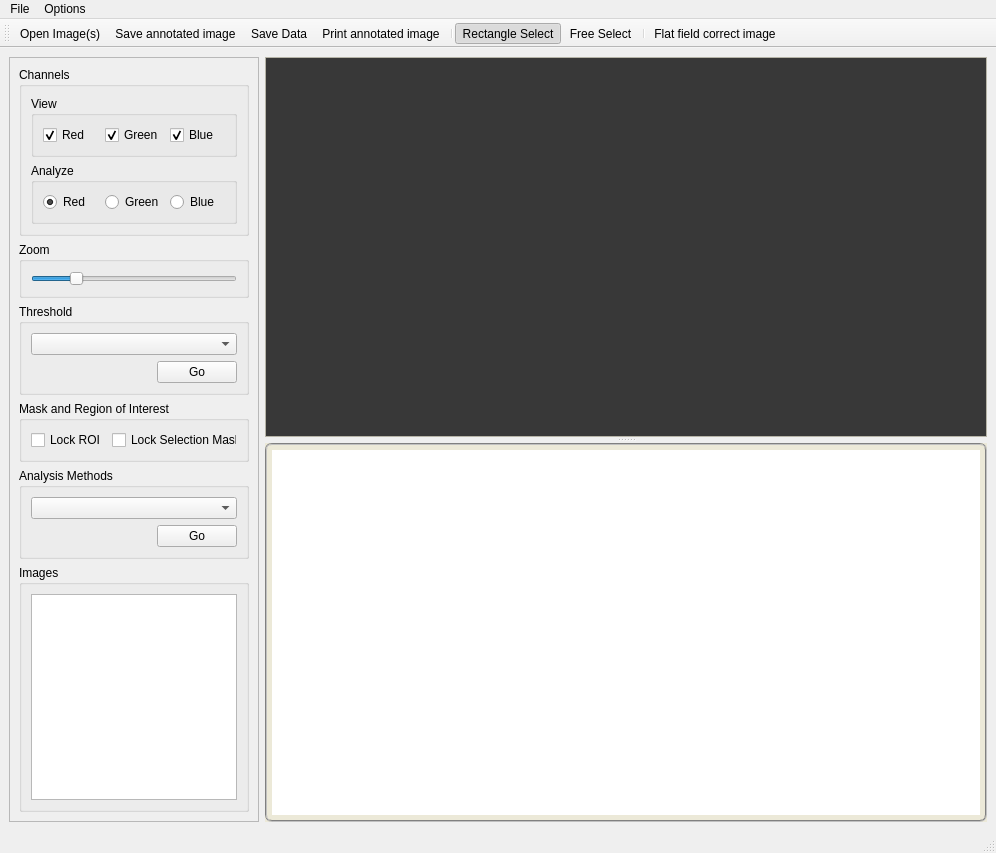
<ui version="4.0" >
 <class>MainWindow</class>
 <widget class="QMainWindow" name="MainWindow" >
  <property name="geometry" >
   <rect>
    <x>0</x>
    <y>0</y>
    <width>996</width>
    <height>853</height>
   </rect>
  </property>
  <property name="windowTitle" >
   <string>Imagine</string>
  </property>
  <property name="windowIcon" >
   <iconset resource="icons.qrc" >:/images/imagine.png</iconset>
  </property>
  <widget class="QWidget" name="centralwidget" >
   <layout class="QHBoxLayout" >
    <property name="margin" >
     <number>9</number>
    </property>
    <property name="spacing" >
     <number>6</number>
    </property>
    <item>
     <widget class="QFrame" name="frame" >
      <property name="minimumSize" >
       <size>
        <width>250</width>
        <height>16</height>
       </size>
      </property>
      <property name="maximumSize" >
       <size>
        <width>250</width>
        <height>16777215</height>
       </size>
      </property>
      <property name="frameShape" >
       <enum>QFrame::StyledPanel</enum>
      </property>
      <property name="frameShadow" >
       <enum>QFrame::Raised</enum>
      </property>
      <layout class="QVBoxLayout" >
       <property name="margin" >
        <number>9</number>
       </property>
       <property name="spacing" >
        <number>6</number>
       </property>
       <item>
        <widget class="QGroupBox" name="groupBox_4" >
         <property name="title" >
          <string>Channels</string>
         </property>
         <layout class="QVBoxLayout" >
          <property name="margin" >
           <number>9</number>
          </property>
          <property name="spacing" >
           <number>6</number>
          </property>
          <item>
           <widget class="QGroupBox" name="groupBox_7" >
            <property name="title" >
             <string>View</string>
            </property>
            <layout class="QHBoxLayout" >
             <property name="margin" >
              <number>9</number>
             </property>
             <property name="spacing" >
              <number>6</number>
             </property>
             <item>
              <widget class="QCheckBox" name="channelRed" >
               <property name="text" >
                <string>Red</string>
               </property>
               <property name="checked" >
                <bool>true</bool>
               </property>
              </widget>
             </item>
             <item>
              <widget class="QCheckBox" name="channelGreen" >
               <property name="text" >
                <string>Green</string>
               </property>
               <property name="checked" >
                <bool>true</bool>
               </property>
              </widget>
             </item>
             <item>
              <widget class="QCheckBox" name="channelBlue" >
               <property name="text" >
                <string>Blue</string>
               </property>
               <property name="checked" >
                <bool>true</bool>
               </property>
              </widget>
             </item>
            </layout>
           </widget>
          </item>
          <item>
           <widget class="QGroupBox" name="groupBox_8" >
            <property name="title" >
             <string>Analyze</string>
            </property>
            <layout class="QHBoxLayout" >
             <property name="margin" >
              <number>9</number>
             </property>
             <property name="spacing" >
              <number>6</number>
             </property>
             <item>
              <widget class="QRadioButton" name="analyzeRed" >
               <property name="text" >
                <string>Red</string>
               </property>
               <property name="checked" >
                <bool>true</bool>
               </property>
              </widget>
             </item>
             <item>
              <widget class="QRadioButton" name="analyzeGreen" >
               <property name="text" >
                <string>Green</string>
               </property>
              </widget>
             </item>
             <item>
              <widget class="QRadioButton" name="analyzeBlue" >
               <property name="text" >
                <string>Blue</string>
               </property>
              </widget>
             </item>
            </layout>
           </widget>
          </item>
         </layout>
        </widget>
       </item>
       <item>
        <widget class="QGroupBox" name="groupBox" >
         <property name="title" >
          <string>Zoom</string>
         </property>
         <layout class="QVBoxLayout" >
          <property name="margin" >
           <number>9</number>
          </property>
          <property name="spacing" >
           <number>6</number>
          </property>
          <item>
           <widget class="QSlider" name="zoomSlider" >
            <property name="minimum" >
             <number>25</number>
            </property>
            <property name="maximum" >
             <number>400</number>
            </property>
            <property name="value" >
             <number>100</number>
            </property>
            <property name="sliderPosition" >
             <number>100</number>
            </property>
            <property name="orientation" >
             <enum>Qt::Horizontal</enum>
            </property>
           </widget>
          </item>
         </layout>
        </widget>
       </item>
       <item>
        <widget class="QGroupBox" name="groupBox_3" >
         <property name="title" >
          <string>Threshold</string>
         </property>
         <layout class="QVBoxLayout" >
          <property name="margin" >
           <number>9</number>
          </property>
          <property name="spacing" >
           <number>6</number>
          </property>
          <item>
           <layout class="QVBoxLayout" >
            <property name="margin" >
             <number>0</number>
            </property>
            <property name="spacing" >
             <number>6</number>
            </property>
            <item>
             <widget class="QComboBox" name="segmentationMethods" />
            </item>
            <item>
             <layout class="QHBoxLayout" >
              <property name="margin" >
               <number>0</number>
              </property>
              <property name="spacing" >
               <number>6</number>
              </property>
              <item>
               <spacer>
                <property name="orientation" >
                 <enum>Qt::Horizontal</enum>
                </property>
                <property name="sizeHint" >
                 <size>
                  <width>40</width>
                  <height>20</height>
                 </size>
                </property>
               </spacer>
              </item>
              <item>
               <widget class="QPushButton" name="segmentationConfigure" >
                <property name="text" >
                 <string>Go</string>
                </property>
               </widget>
              </item>
             </layout>
            </item>
           </layout>
          </item>
         </layout>
        </widget>
       </item>
       <item>
        <widget class="QGroupBox" name="groupBox_2" >
         <property name="sizePolicy" >
          <sizepolicy>
           <hsizetype>5</hsizetype>
           <vsizetype>5</vsizetype>
           <horstretch>0</horstretch>
           <verstretch>0</verstretch>
          </sizepolicy>
         </property>
         <property name="title" >
          <string>Mask and Region of Interest </string>
         </property>
         <layout class="QVBoxLayout" >
          <property name="margin" >
           <number>9</number>
          </property>
          <property name="spacing" >
           <number>6</number>
          </property>
          <item>
           <layout class="QHBoxLayout" >
            <property name="margin" >
             <number>0</number>
            </property>
            <property name="spacing" >
             <number>6</number>
            </property>
            <item>
             <widget class="QCheckBox" name="checkLockRoi" >
              <property name="text" >
               <string>Lock ROI</string>
              </property>
             </widget>
            </item>
            <item>
             <widget class="QCheckBox" name="checkLockMask" >
              <property name="acceptDrops" >
               <bool>false</bool>
              </property>
              <property name="text" >
               <string>Lock Selection Mask</string>
              </property>
             </widget>
            </item>
           </layout>
          </item>
         </layout>
        </widget>
       </item>
       <item>
        <widget class="QGroupBox" name="groupBox_5" >
         <property name="title" >
          <string>Analysis Methods</string>
         </property>
         <layout class="QVBoxLayout" >
          <property name="margin" >
           <number>9</number>
          </property>
          <property name="spacing" >
           <number>6</number>
          </property>
          <item>
           <layout class="QVBoxLayout" >
            <property name="margin" >
             <number>0</number>
            </property>
            <property name="spacing" >
             <number>6</number>
            </property>
            <item>
             <widget class="QComboBox" name="analysisMethods" />
            </item>
            <item>
             <layout class="QHBoxLayout" >
              <property name="margin" >
               <number>0</number>
              </property>
              <property name="spacing" >
               <number>6</number>
              </property>
              <item>
               <spacer>
                <property name="orientation" >
                 <enum>Qt::Horizontal</enum>
                </property>
                <property name="sizeHint" >
                 <size>
                  <width>40</width>
                  <height>20</height>
                 </size>
                </property>
               </spacer>
              </item>
              <item>
               <widget class="QPushButton" name="pluginGo" >
                <property name="text" >
                 <string>Go</string>
                </property>
               </widget>
              </item>
             </layout>
            </item>
           </layout>
          </item>
         </layout>
        </widget>
       </item>
       <item>
        <widget class="QGroupBox" name="groupBox_6" >
         <property name="title" >
          <string>Images</string>
         </property>
         <layout class="QVBoxLayout" >
          <property name="margin" >
           <number>9</number>
          </property>
          <property name="spacing" >
           <number>6</number>
          </property>
          <item>
           <widget class="QListWidget" name="imageList" />
          </item>
         </layout>
        </widget>
       </item>
      </layout>
     </widget>
    </item>
    <item>
     <widget class="QSplitter" name="splitter" >
      <property name="sizePolicy" >
       <sizepolicy>
        <hsizetype>7</hsizetype>
        <vsizetype>7</vsizetype>
        <horstretch>0</horstretch>
        <verstretch>0</verstretch>
       </sizepolicy>
      </property>
      <property name="layoutDirection" >
       <enum>Qt::RightToLeft</enum>
      </property>
      <property name="frameShape" >
       <enum>QFrame::NoFrame</enum>
      </property>
      <property name="frameShadow" >
       <enum>QFrame::Plain</enum>
      </property>
      <property name="lineWidth" >
       <number>1</number>
      </property>
      <property name="midLineWidth" >
       <number>1</number>
      </property>
      <property name="orientation" >
       <enum>Qt::Vertical</enum>
      </property>
      <property name="opaqueResize" >
       <bool>true</bool>
      </property>
      <property name="handleWidth" >
       <number>6</number>
      </property>
      <property name="childrenCollapsible" >
       <bool>true</bool>
      </property>
      <widget class="imgView" name="graphicsView" >
       <property name="sizePolicy" >
        <sizepolicy>
         <hsizetype>13</hsizetype>
         <vsizetype>13</vsizetype>
         <horstretch>0</horstretch>
         <verstretch>0</verstretch>
        </sizepolicy>
       </property>
       <property name="baseSize" >
        <size>
         <width>0</width>
         <height>200</height>
        </size>
       </property>
       <property name="palette" >
        <palette>
         <active>
          <colorrole role="WindowText" >
           <brush brushstyle="SolidPattern" >
            <color alpha="255" >
             <red>0</red>
             <green>0</green>
             <blue>0</blue>
            </color>
           </brush>
          </colorrole>
          <colorrole role="Button" >
           <brush brushstyle="SolidPattern" >
            <color alpha="255" >
             <red>236</red>
             <green>233</green>
             <blue>216</blue>
            </color>
           </brush>
          </colorrole>
          <colorrole role="Light" >
           <brush brushstyle="SolidPattern" >
            <color alpha="255" >
             <red>255</red>
             <green>255</green>
             <blue>255</blue>
            </color>
           </brush>
          </colorrole>
          <colorrole role="Midlight" >
           <brush brushstyle="SolidPattern" >
            <color alpha="255" >
             <red>241</red>
             <green>239</green>
             <blue>226</blue>
            </color>
           </brush>
          </colorrole>
          <colorrole role="Dark" >
           <brush brushstyle="SolidPattern" >
            <color alpha="255" >
             <red>172</red>
             <green>168</green>
             <blue>153</blue>
            </color>
           </brush>
          </colorrole>
          <colorrole role="Mid" >
           <brush brushstyle="SolidPattern" >
            <color alpha="255" >
             <red>157</red>
             <green>155</green>
             <blue>144</blue>
            </color>
           </brush>
          </colorrole>
          <colorrole role="Text" >
           <brush brushstyle="SolidPattern" >
            <color alpha="255" >
             <red>0</red>
             <green>0</green>
             <blue>0</blue>
            </color>
           </brush>
          </colorrole>
          <colorrole role="BrightText" >
           <brush brushstyle="SolidPattern" >
            <color alpha="255" >
             <red>255</red>
             <green>255</green>
             <blue>255</blue>
            </color>
           </brush>
          </colorrole>
          <colorrole role="ButtonText" >
           <brush brushstyle="SolidPattern" >
            <color alpha="255" >
             <red>0</red>
             <green>0</green>
             <blue>0</blue>
            </color>
           </brush>
          </colorrole>
          <colorrole role="Base" >
           <brush brushstyle="SolidPattern" >
            <color alpha="255" >
             <red>56</red>
             <green>56</green>
             <blue>56</blue>
            </color>
           </brush>
          </colorrole>
          <colorrole role="Window" >
           <brush brushstyle="SolidPattern" >
            <color alpha="255" >
             <red>236</red>
             <green>233</green>
             <blue>216</blue>
            </color>
           </brush>
          </colorrole>
          <colorrole role="Shadow" >
           <brush brushstyle="SolidPattern" >
            <color alpha="255" >
             <red>113</red>
             <green>111</green>
             <blue>100</blue>
            </color>
           </brush>
          </colorrole>
          <colorrole role="Highlight" >
           <brush brushstyle="SolidPattern" >
            <color alpha="255" >
             <red>49</red>
             <green>106</green>
             <blue>197</blue>
            </color>
           </brush>
          </colorrole>
          <colorrole role="HighlightedText" >
           <brush brushstyle="SolidPattern" >
            <color alpha="255" >
             <red>255</red>
             <green>255</green>
             <blue>255</blue>
            </color>
           </brush>
          </colorrole>
          <colorrole role="AlternateBase" >
           <brush brushstyle="SolidPattern" >
            <color alpha="255" >
             <red>232</red>
             <green>232</green>
             <blue>232</blue>
            </color>
           </brush>
          </colorrole>
         </active>
         <inactive>
          <colorrole role="WindowText" >
           <brush brushstyle="SolidPattern" >
            <color alpha="255" >
             <red>0</red>
             <green>0</green>
             <blue>0</blue>
            </color>
           </brush>
          </colorrole>
          <colorrole role="Button" >
           <brush brushstyle="SolidPattern" >
            <color alpha="255" >
             <red>236</red>
             <green>233</green>
             <blue>216</blue>
            </color>
           </brush>
          </colorrole>
          <colorrole role="Light" >
           <brush brushstyle="SolidPattern" >
            <color alpha="255" >
             <red>255</red>
             <green>255</green>
             <blue>255</blue>
            </color>
           </brush>
          </colorrole>
          <colorrole role="Midlight" >
           <brush brushstyle="SolidPattern" >
            <color alpha="255" >
             <red>241</red>
             <green>239</green>
             <blue>226</blue>
            </color>
           </brush>
          </colorrole>
          <colorrole role="Dark" >
           <brush brushstyle="SolidPattern" >
            <color alpha="255" >
             <red>172</red>
             <green>168</green>
             <blue>153</blue>
            </color>
           </brush>
          </colorrole>
          <colorrole role="Mid" >
           <brush brushstyle="SolidPattern" >
            <color alpha="255" >
             <red>157</red>
             <green>155</green>
             <blue>144</blue>
            </color>
           </brush>
          </colorrole>
          <colorrole role="Text" >
           <brush brushstyle="SolidPattern" >
            <color alpha="255" >
             <red>0</red>
             <green>0</green>
             <blue>0</blue>
            </color>
           </brush>
          </colorrole>
          <colorrole role="BrightText" >
           <brush brushstyle="SolidPattern" >
            <color alpha="255" >
             <red>255</red>
             <green>255</green>
             <blue>255</blue>
            </color>
           </brush>
          </colorrole>
          <colorrole role="ButtonText" >
           <brush brushstyle="SolidPattern" >
            <color alpha="255" >
             <red>0</red>
             <green>0</green>
             <blue>0</blue>
            </color>
           </brush>
          </colorrole>
          <colorrole role="Base" >
           <brush brushstyle="SolidPattern" >
            <color alpha="255" >
             <red>56</red>
             <green>56</green>
             <blue>56</blue>
            </color>
           </brush>
          </colorrole>
          <colorrole role="Window" >
           <brush brushstyle="SolidPattern" >
            <color alpha="255" >
             <red>236</red>
             <green>233</green>
             <blue>216</blue>
            </color>
           </brush>
          </colorrole>
          <colorrole role="Shadow" >
           <brush brushstyle="SolidPattern" >
            <color alpha="255" >
             <red>113</red>
             <green>111</green>
             <blue>100</blue>
            </color>
           </brush>
          </colorrole>
          <colorrole role="Highlight" >
           <brush brushstyle="SolidPattern" >
            <color alpha="255" >
             <red>236</red>
             <green>233</green>
             <blue>216</blue>
            </color>
           </brush>
          </colorrole>
          <colorrole role="HighlightedText" >
           <brush brushstyle="SolidPattern" >
            <color alpha="255" >
             <red>0</red>
             <green>0</green>
             <blue>0</blue>
            </color>
           </brush>
          </colorrole>
          <colorrole role="AlternateBase" >
           <brush brushstyle="SolidPattern" >
            <color alpha="255" >
             <red>232</red>
             <green>232</green>
             <blue>232</blue>
            </color>
           </brush>
          </colorrole>
         </inactive>
         <disabled>
          <colorrole role="WindowText" >
           <brush brushstyle="SolidPattern" >
            <color alpha="255" >
             <red>118</red>
             <green>116</green>
             <blue>108</blue>
            </color>
           </brush>
          </colorrole>
          <colorrole role="Button" >
           <brush brushstyle="SolidPattern" >
            <color alpha="255" >
             <red>236</red>
             <green>233</green>
             <blue>216</blue>
            </color>
           </brush>
          </colorrole>
          <colorrole role="Light" >
           <brush brushstyle="SolidPattern" >
            <color alpha="255" >
             <red>255</red>
             <green>255</green>
             <blue>255</blue>
            </color>
           </brush>
          </colorrole>
          <colorrole role="Midlight" >
           <brush brushstyle="SolidPattern" >
            <color alpha="255" >
             <red>245</red>
             <green>244</green>
             <blue>235</blue>
            </color>
           </brush>
          </colorrole>
          <colorrole role="Dark" >
           <brush brushstyle="SolidPattern" >
            <color alpha="255" >
             <red>172</red>
             <green>168</green>
             <blue>153</blue>
            </color>
           </brush>
          </colorrole>
          <colorrole role="Mid" >
           <brush brushstyle="SolidPattern" >
            <color alpha="255" >
             <red>157</red>
             <green>155</green>
             <blue>144</blue>
            </color>
           </brush>
          </colorrole>
          <colorrole role="Text" >
           <brush brushstyle="SolidPattern" >
            <color alpha="255" >
             <red>118</red>
             <green>116</green>
             <blue>108</blue>
            </color>
           </brush>
          </colorrole>
          <colorrole role="BrightText" >
           <brush brushstyle="SolidPattern" >
            <color alpha="255" >
             <red>255</red>
             <green>255</green>
             <blue>255</blue>
            </color>
           </brush>
          </colorrole>
          <colorrole role="ButtonText" >
           <brush brushstyle="SolidPattern" >
            <color alpha="255" >
             <red>118</red>
             <green>116</green>
             <blue>108</blue>
            </color>
           </brush>
          </colorrole>
          <colorrole role="Base" >
           <brush brushstyle="SolidPattern" >
            <color alpha="255" >
             <red>236</red>
             <green>233</green>
             <blue>216</blue>
            </color>
           </brush>
          </colorrole>
          <colorrole role="Window" >
           <brush brushstyle="SolidPattern" >
            <color alpha="255" >
             <red>236</red>
             <green>233</green>
             <blue>216</blue>
            </color>
           </brush>
          </colorrole>
          <colorrole role="Shadow" >
           <brush brushstyle="SolidPattern" >
            <color alpha="255" >
             <red>0</red>
             <green>0</green>
             <blue>0</blue>
            </color>
           </brush>
          </colorrole>
          <colorrole role="Highlight" >
           <brush brushstyle="SolidPattern" >
            <color alpha="255" >
             <red>49</red>
             <green>106</green>
             <blue>197</blue>
            </color>
           </brush>
          </colorrole>
          <colorrole role="HighlightedText" >
           <brush brushstyle="SolidPattern" >
            <color alpha="255" >
             <red>255</red>
             <green>255</green>
             <blue>255</blue>
            </color>
           </brush>
          </colorrole>
          <colorrole role="AlternateBase" >
           <brush brushstyle="SolidPattern" >
            <color alpha="255" >
             <red>232</red>
             <green>232</green>
             <blue>232</blue>
            </color>
           </brush>
          </colorrole>
         </disabled>
        </palette>
       </property>
       <property name="cursor" >
        <cursor>2</cursor>
       </property>
       <property name="mouseTracking" >
        <bool>true</bool>
       </property>
       <property name="autoFillBackground" >
        <bool>true</bool>
       </property>
       <property name="styleSheet" >
        <string/>
       </property>
      </widget>
      <widget class="QTextEdit" name="dataView" >
       <property name="enabled" >
        <bool>true</bool>
       </property>
       <property name="sizePolicy" >
        <sizepolicy>
         <hsizetype>5</hsizetype>
         <vsizetype>5</vsizetype>
         <horstretch>0</horstretch>
         <verstretch>0</verstretch>
        </sizepolicy>
       </property>
       <property name="baseSize" >
        <size>
         <width>0</width>
         <height>100</height>
        </size>
       </property>
       <property name="palette" >
        <palette>
         <active>
          <colorrole role="WindowText" >
           <brush brushstyle="SolidPattern" >
            <color alpha="255" >
             <red>0</red>
             <green>0</green>
             <blue>0</blue>
            </color>
           </brush>
          </colorrole>
          <colorrole role="Button" >
           <brush brushstyle="SolidPattern" >
            <color alpha="255" >
             <red>236</red>
             <green>233</green>
             <blue>216</blue>
            </color>
           </brush>
          </colorrole>
          <colorrole role="Light" >
           <brush brushstyle="SolidPattern" >
            <color alpha="255" >
             <red>255</red>
             <green>255</green>
             <blue>255</blue>
            </color>
           </brush>
          </colorrole>
          <colorrole role="Midlight" >
           <brush brushstyle="SolidPattern" >
            <color alpha="255" >
             <red>241</red>
             <green>239</green>
             <blue>226</blue>
            </color>
           </brush>
          </colorrole>
          <colorrole role="Dark" >
           <brush brushstyle="SolidPattern" >
            <color alpha="255" >
             <red>172</red>
             <green>168</green>
             <blue>153</blue>
            </color>
           </brush>
          </colorrole>
          <colorrole role="Mid" >
           <brush brushstyle="SolidPattern" >
            <color alpha="255" >
             <red>157</red>
             <green>155</green>
             <blue>144</blue>
            </color>
           </brush>
          </colorrole>
          <colorrole role="Text" >
           <brush brushstyle="SolidPattern" >
            <color alpha="255" >
             <red>0</red>
             <green>0</green>
             <blue>0</blue>
            </color>
           </brush>
          </colorrole>
          <colorrole role="BrightText" >
           <brush brushstyle="SolidPattern" >
            <color alpha="255" >
             <red>255</red>
             <green>255</green>
             <blue>255</blue>
            </color>
           </brush>
          </colorrole>
          <colorrole role="ButtonText" >
           <brush brushstyle="SolidPattern" >
            <color alpha="255" >
             <red>0</red>
             <green>0</green>
             <blue>0</blue>
            </color>
           </brush>
          </colorrole>
          <colorrole role="Base" >
           <brush brushstyle="SolidPattern" >
            <color alpha="255" >
             <red>255</red>
             <green>255</green>
             <blue>255</blue>
            </color>
           </brush>
          </colorrole>
          <colorrole role="Window" >
           <brush brushstyle="SolidPattern" >
            <color alpha="255" >
             <red>236</red>
             <green>233</green>
             <blue>216</blue>
            </color>
           </brush>
          </colorrole>
          <colorrole role="Shadow" >
           <brush brushstyle="SolidPattern" >
            <color alpha="255" >
             <red>113</red>
             <green>111</green>
             <blue>100</blue>
            </color>
           </brush>
          </colorrole>
          <colorrole role="Highlight" >
           <brush brushstyle="SolidPattern" >
            <color alpha="255" >
             <red>49</red>
             <green>106</green>
             <blue>197</blue>
            </color>
           </brush>
          </colorrole>
          <colorrole role="HighlightedText" >
           <brush brushstyle="SolidPattern" >
            <color alpha="255" >
             <red>255</red>
             <green>255</green>
             <blue>255</blue>
            </color>
           </brush>
          </colorrole>
          <colorrole role="AlternateBase" >
           <brush brushstyle="SolidPattern" >
            <color alpha="255" >
             <red>232</red>
             <green>232</green>
             <blue>232</blue>
            </color>
           </brush>
          </colorrole>
         </active>
         <inactive>
          <colorrole role="WindowText" >
           <brush brushstyle="SolidPattern" >
            <color alpha="255" >
             <red>0</red>
             <green>0</green>
             <blue>0</blue>
            </color>
           </brush>
          </colorrole>
          <colorrole role="Button" >
           <brush brushstyle="SolidPattern" >
            <color alpha="255" >
             <red>236</red>
             <green>233</green>
             <blue>216</blue>
            </color>
           </brush>
          </colorrole>
          <colorrole role="Light" >
           <brush brushstyle="SolidPattern" >
            <color alpha="255" >
             <red>255</red>
             <green>255</green>
             <blue>255</blue>
            </color>
           </brush>
          </colorrole>
          <colorrole role="Midlight" >
           <brush brushstyle="SolidPattern" >
            <color alpha="255" >
             <red>241</red>
             <green>239</green>
             <blue>226</blue>
            </color>
           </brush>
          </colorrole>
          <colorrole role="Dark" >
           <brush brushstyle="SolidPattern" >
            <color alpha="255" >
             <red>172</red>
             <green>168</green>
             <blue>153</blue>
            </color>
           </brush>
          </colorrole>
          <colorrole role="Mid" >
           <brush brushstyle="SolidPattern" >
            <color alpha="255" >
             <red>157</red>
             <green>155</green>
             <blue>144</blue>
            </color>
           </brush>
          </colorrole>
          <colorrole role="Text" >
           <brush brushstyle="SolidPattern" >
            <color alpha="255" >
             <red>0</red>
             <green>0</green>
             <blue>0</blue>
            </color>
           </brush>
          </colorrole>
          <colorrole role="BrightText" >
           <brush brushstyle="SolidPattern" >
            <color alpha="255" >
             <red>255</red>
             <green>255</green>
             <blue>255</blue>
            </color>
           </brush>
          </colorrole>
          <colorrole role="ButtonText" >
           <brush brushstyle="SolidPattern" >
            <color alpha="255" >
             <red>0</red>
             <green>0</green>
             <blue>0</blue>
            </color>
           </brush>
          </colorrole>
          <colorrole role="Base" >
           <brush brushstyle="SolidPattern" >
            <color alpha="255" >
             <red>255</red>
             <green>255</green>
             <blue>255</blue>
            </color>
           </brush>
          </colorrole>
          <colorrole role="Window" >
           <brush brushstyle="SolidPattern" >
            <color alpha="255" >
             <red>236</red>
             <green>233</green>
             <blue>216</blue>
            </color>
           </brush>
          </colorrole>
          <colorrole role="Shadow" >
           <brush brushstyle="SolidPattern" >
            <color alpha="255" >
             <red>113</red>
             <green>111</green>
             <blue>100</blue>
            </color>
           </brush>
          </colorrole>
          <colorrole role="Highlight" >
           <brush brushstyle="SolidPattern" >
            <color alpha="255" >
             <red>236</red>
             <green>233</green>
             <blue>216</blue>
            </color>
           </brush>
          </colorrole>
          <colorrole role="HighlightedText" >
           <brush brushstyle="SolidPattern" >
            <color alpha="255" >
             <red>0</red>
             <green>0</green>
             <blue>0</blue>
            </color>
           </brush>
          </colorrole>
          <colorrole role="AlternateBase" >
           <brush brushstyle="SolidPattern" >
            <color alpha="255" >
             <red>232</red>
             <green>232</green>
             <blue>232</blue>
            </color>
           </brush>
          </colorrole>
         </inactive>
         <disabled>
          <colorrole role="WindowText" >
           <brush brushstyle="SolidPattern" >
            <color alpha="255" >
             <red>0</red>
             <green>0</green>
             <blue>0</blue>
            </color>
           </brush>
          </colorrole>
          <colorrole role="Button" >
           <brush brushstyle="SolidPattern" >
            <color alpha="255" >
             <red>236</red>
             <green>233</green>
             <blue>216</blue>
            </color>
           </brush>
          </colorrole>
          <colorrole role="Light" >
           <brush brushstyle="SolidPattern" >
            <color alpha="255" >
             <red>255</red>
             <green>255</green>
             <blue>255</blue>
            </color>
           </brush>
          </colorrole>
          <colorrole role="Midlight" >
           <brush brushstyle="SolidPattern" >
            <color alpha="255" >
             <red>245</red>
             <green>244</green>
             <blue>235</blue>
            </color>
           </brush>
          </colorrole>
          <colorrole role="Dark" >
           <brush brushstyle="SolidPattern" >
            <color alpha="255" >
             <red>172</red>
             <green>168</green>
             <blue>153</blue>
            </color>
           </brush>
          </colorrole>
          <colorrole role="Mid" >
           <brush brushstyle="SolidPattern" >
            <color alpha="255" >
             <red>157</red>
             <green>155</green>
             <blue>144</blue>
            </color>
           </brush>
          </colorrole>
          <colorrole role="Text" >
           <brush brushstyle="SolidPattern" >
            <color alpha="255" >
             <red>0</red>
             <green>0</green>
             <blue>0</blue>
            </color>
           </brush>
          </colorrole>
          <colorrole role="BrightText" >
           <brush brushstyle="SolidPattern" >
            <color alpha="255" >
             <red>255</red>
             <green>255</green>
             <blue>255</blue>
            </color>
           </brush>
          </colorrole>
          <colorrole role="ButtonText" >
           <brush brushstyle="SolidPattern" >
            <color alpha="255" >
             <red>118</red>
             <green>116</green>
             <blue>108</blue>
            </color>
           </brush>
          </colorrole>
          <colorrole role="Base" >
           <brush brushstyle="SolidPattern" >
            <color alpha="255" >
             <red>236</red>
             <green>233</green>
             <blue>216</blue>
            </color>
           </brush>
          </colorrole>
          <colorrole role="Window" >
           <brush brushstyle="SolidPattern" >
            <color alpha="255" >
             <red>236</red>
             <green>233</green>
             <blue>216</blue>
            </color>
           </brush>
          </colorrole>
          <colorrole role="Shadow" >
           <brush brushstyle="SolidPattern" >
            <color alpha="255" >
             <red>0</red>
             <green>0</green>
             <blue>0</blue>
            </color>
           </brush>
          </colorrole>
          <colorrole role="Highlight" >
           <brush brushstyle="SolidPattern" >
            <color alpha="255" >
             <red>49</red>
             <green>106</green>
             <blue>197</blue>
            </color>
           </brush>
          </colorrole>
          <colorrole role="HighlightedText" >
           <brush brushstyle="SolidPattern" >
            <color alpha="255" >
             <red>255</red>
             <green>255</green>
             <blue>255</blue>
            </color>
           </brush>
          </colorrole>
          <colorrole role="AlternateBase" >
           <brush brushstyle="SolidPattern" >
            <color alpha="255" >
             <red>232</red>
             <green>232</green>
             <blue>232</blue>
            </color>
           </brush>
          </colorrole>
         </disabled>
        </palette>
       </property>
       <property name="font" >
        <font/>
       </property>
       <property name="autoFillBackground" >
        <bool>true</bool>
       </property>
       <property name="styleSheet" >
        <string>QTextEdit{ border-style:groove; border-radius:7px; border-width: 2px; background:none; border-color:gray; padding:5px; color: black;}</string>
       </property>
       <property name="readOnly" >
        <bool>true</bool>
       </property>
       <property name="html" >
        <string>&lt;html>&lt;head>&lt;meta name="qrichtext" content="1" />&lt;style type="text/css">
p, li { white-space: pre-wrap; }
&lt;/style>&lt;/head>&lt;body style=" font-family:'MS Shell Dlg 2'; font-size:8.25pt; font-weight:400; font-style:normal; text-decoration:none;">
&lt;p style="-qt-paragraph-type:empty; margin-top:0px; margin-bottom:0px; margin-left:0px; margin-right:0px; -qt-block-indent:0; text-indent:0px; font-size:8pt;">&lt;/p>&lt;/body>&lt;/html></string>
       </property>
      </widget>
     </widget>
    </item>
   </layout>
  </widget>
  <widget class="QMenuBar" name="menubar" >
   <property name="geometry" >
    <rect>
     <x>0</x>
     <y>0</y>
     <width>996</width>
     <height>19</height>
    </rect>
   </property>
   <widget class="QMenu" name="menuFile" >
    <property name="title" >
     <string>File</string>
    </property>
    <addaction name="actionFileOpen" />
    <addaction name="actionSaveImage" />
    <addaction name="actionPrintImage" />
   </widget>
   <widget class="QMenu" name="menuOptions" >
    <property name="title" >
     <string>Options</string>
    </property>
    <addaction name="actionChooseColor" />
    <addaction name="actionChooseFont" />
   </widget>
   <addaction name="menuFile" />
   <addaction name="menuOptions" />
  </widget>
  <widget class="QStatusBar" name="statusbar" />
  <widget class="QToolBar" name="toolBar" >
   <property name="orientation" >
    <enum>Qt::Horizontal</enum>
   </property>
   <attribute name="toolBarArea" >
    <number>4</number>
   </attribute>
   <addaction name="actionFileOpen" />
   <addaction name="actionSaveImage" />
   <addaction name="actionSaveData" />
   <addaction name="actionPrintImage" />
   <addaction name="separator" />
   <addaction name="actionRectSelect" />
   <addaction name="actionFreeSelect" />
   <addaction name="separator" />
   <addaction name="actionFlatField" />
  </widget>
  <action name="actionFileOpen" >
   <property name="icon" >
    <iconset resource="icons.qrc" >:/images/folder-open_16.png</iconset>
   </property>
   <property name="text" >
    <string>Open Image(s)</string>
   </property>
  </action>
  <action name="actionRectSelect" >
   <property name="checkable" >
    <bool>true</bool>
   </property>
   <property name="checked" >
    <bool>true</bool>
   </property>
   <property name="icon" >
    <iconset resource="icons.qrc" >:/images/rect.png</iconset>
   </property>
   <property name="text" >
    <string>Rectangle Select</string>
   </property>
  </action>
  <action name="actionFreeSelect" >
   <property name="checkable" >
    <bool>true</bool>
   </property>
   <property name="icon" >
    <iconset resource="icons.qrc" >:/images/free.png</iconset>
   </property>
   <property name="text" >
    <string>Free Select</string>
   </property>
  </action>
  <action name="actionHighPass" >
   <property name="checkable" >
    <bool>true</bool>
   </property>
   <property name="checked" >
    <bool>false</bool>
   </property>
   <property name="icon" >
    <iconset resource="icons.qrc" >:/images/highpass.png</iconset>
   </property>
   <property name="text" >
    <string>High Pass Filter</string>
   </property>
  </action>
  <action name="actionLowPass" >
   <property name="checkable" >
    <bool>true</bool>
   </property>
   <property name="checked" >
    <bool>true</bool>
   </property>
   <property name="icon" >
    <iconset resource="icons.qrc" >:/images/lowpass.png</iconset>
   </property>
   <property name="text" >
    <string>Low Pass Filter</string>
   </property>
  </action>
  <action name="actionBlueChannel" >
   <property name="checkable" >
    <bool>true</bool>
   </property>
   <property name="checked" >
    <bool>false</bool>
   </property>
   <property name="icon" >
    <iconset resource="icons.qrc" >:/images/blue.png</iconset>
   </property>
   <property name="text" >
    <string>Select Blue Pixels</string>
   </property>
  </action>
  <action name="actionRedChannel" >
   <property name="checkable" >
    <bool>true</bool>
   </property>
   <property name="checked" >
    <bool>true</bool>
   </property>
   <property name="icon" >
    <iconset resource="icons.qrc" >:/images/red.png</iconset>
   </property>
   <property name="text" >
    <string>Select Red Pixels</string>
   </property>
  </action>
  <action name="actionGreenChannel" >
   <property name="checkable" >
    <bool>true</bool>
   </property>
   <property name="icon" >
    <iconset resource="icons.qrc" >:/images/green.png</iconset>
   </property>
   <property name="text" >
    <string>Select Green Pixels</string>
   </property>
  </action>
  <action name="actionFlatField" >
   <property name="icon" >
    <iconset resource="icons.qrc" >:/images/iron.png</iconset>
   </property>
   <property name="text" >
    <string>Flat field correct image</string>
   </property>
  </action>
  <action name="actionSaveImage" >
   <property name="icon" >
    <iconset resource="icons.qrc" >:/images/save_16.png</iconset>
   </property>
   <property name="text" >
    <string>Save annotated image</string>
   </property>
  </action>
  <action name="actionPrintImage" >
   <property name="icon" >
    <iconset resource="icons.qrc" >:/images/print_16.png</iconset>
   </property>
   <property name="text" >
    <string>Print annotated image</string>
   </property>
  </action>
  <action name="actionChooseColor" >
   <property name="icon" >
    <iconset resource="icons.qrc" >:/images/colors_24.png</iconset>
   </property>
   <property name="text" >
    <string>Choose Annotation Color</string>
   </property>
  </action>
  <action name="actionChooseFont" >
   <property name="icon" >
    <iconset resource="icons.qrc" >:/images/font_24.png</iconset>
   </property>
   <property name="text" >
    <string>Choose Annotation Font</string>
   </property>
  </action>
  <action name="actionSaveData" >
   <property name="icon" >
    <iconset resource="icons.qrc" >:/images/savedoc_24.png</iconset>
   </property>
   <property name="text" >
    <string>Save Data</string>
   </property>
  </action>
 </widget>
 <customwidgets>
  <customwidget>
   <class>imgView</class>
   <extends>QGraphicsView</extends>
   <header>imgview.h</header>
  </customwidget>
 </customwidgets>
 <resources>
  <include location="icons.qrc" />
 </resources>
 <connections>
  <connection>
   <sender>analyzeRed</sender>
   <signal>clicked()</signal>
   <receiver>actionRedChannel</receiver>
   <slot>trigger()</slot>
   <hints>
    <hint type="sourcelabel" >
     <x>71</x>
     <y>223</y>
    </hint>
    <hint type="destinationlabel" >
     <x>-1</x>
     <y>-1</y>
    </hint>
   </hints>
  </connection>
  <connection>
   <sender>analyzeGreen</sender>
   <signal>clicked()</signal>
   <receiver>actionGreenChannel</receiver>
   <slot>trigger()</slot>
   <hints>
    <hint type="sourcelabel" >
     <x>128</x>
     <y>223</y>
    </hint>
    <hint type="destinationlabel" >
     <x>-1</x>
     <y>-1</y>
    </hint>
   </hints>
  </connection>
  <connection>
   <sender>analyzeBlue</sender>
   <signal>clicked()</signal>
   <receiver>actionBlueChannel</receiver>
   <slot>trigger()</slot>
   <hints>
    <hint type="sourcelabel" >
     <x>185</x>
     <y>223</y>
    </hint>
    <hint type="destinationlabel" >
     <x>-1</x>
     <y>-1</y>
    </hint>
   </hints>
  </connection>
 </connections>
</ui>
